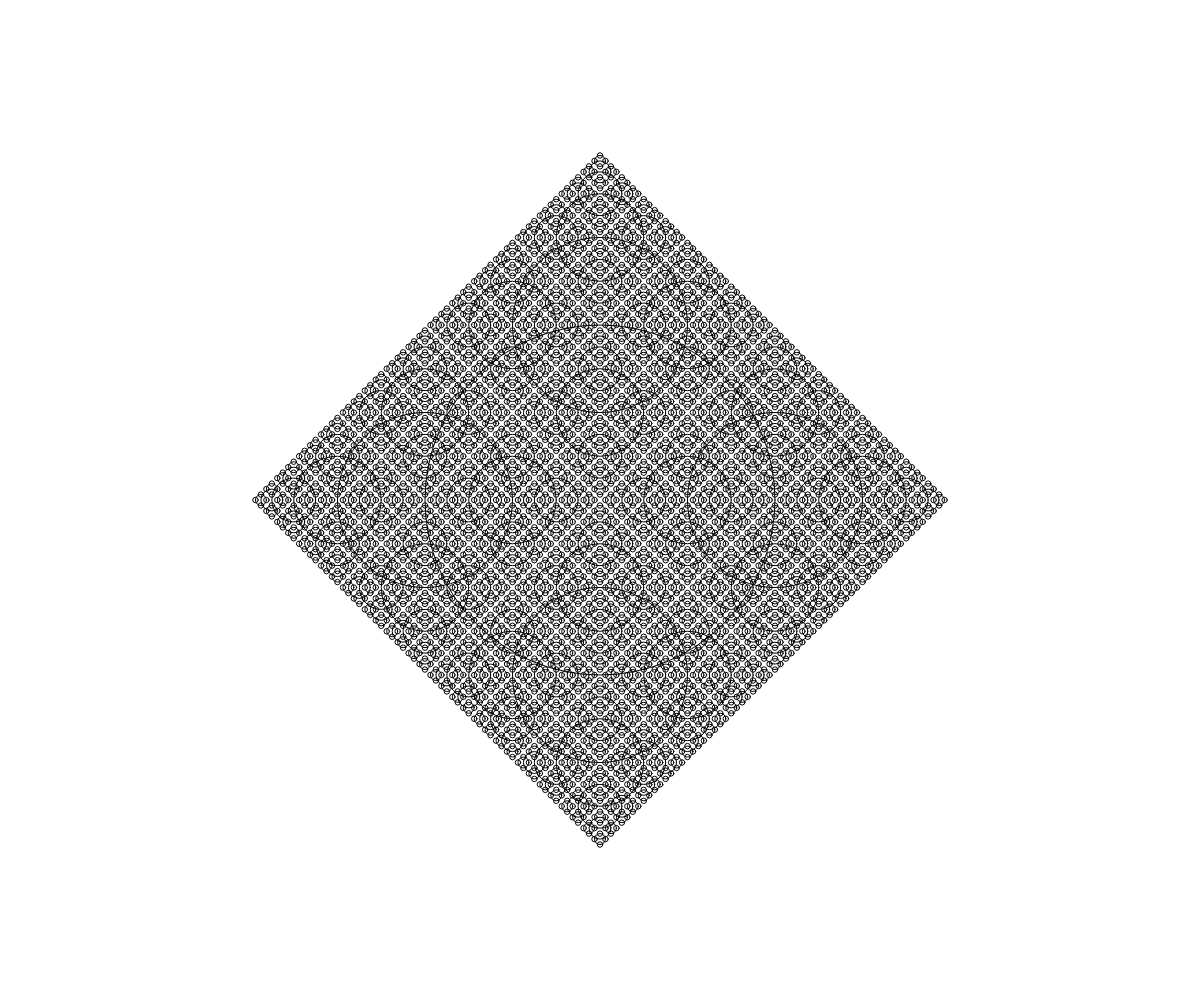
Frame 1 (no input)
Frame 60 (no input): identical to frame 1, image omitted
Frame 120 (the mouse pressed at the canvas centre since frame 60): identical to frame 1, image omitted

The p5.js sketch that drew this single still picture (run headless with seeded random() and noise() and a simulated clock; from frame 60 on, the mouse is pressed at the canvas centre):

// p5.js sketch
// ── sketch.js
function setup() {
    ww = windowWidth;
    wh = windowHeight;
    createCanvas(ww, wh);
}

function draw() {
  background(255);
  drawCircle(width/2,height/2,350);
}

function drawCircle( x,  y,  radius) {
    ellipse(x, y, radius, radius);
    if(radius > 8) {
        noFill()
        drawCircle(x + radius/2, y, radius/2);
        drawCircle(x - radius/2, y, radius/2);
        drawCircle(x, y + radius/2, radius/2);
        drawCircle(x, y - radius/2, radius/2);
    }
}
